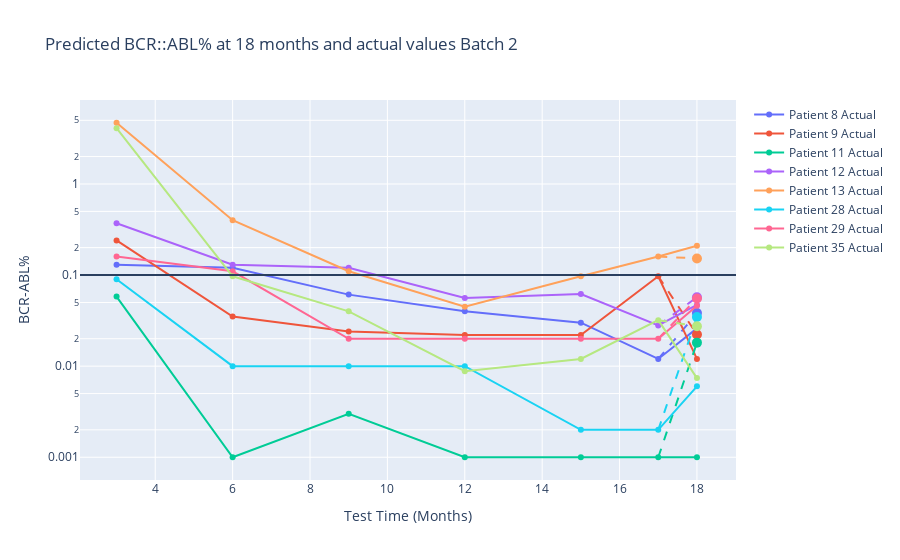

The notebook cell this image was saved under:
### Code cell
import plotly.graph_objects as go
import pandas as pd
import numpy as np
import plotly.express as px

colors = px.colors.qualitative.Plotly  
fig = go.Figure()

for idx, patient in enumerate(merged_data_2['patient_number'].unique()):
    patient_data = merged_data_2[merged_data_2['patient_number'] == patient]
    patient_color = colors[idx % len(colors)]  

    fig.add_trace(go.Scatter(
        x=patient_data['month'], y=patient_data['BCRABL'],
        mode='lines+markers', name=f'Patient {patient} Actual',
        line=dict(color=patient_color),  
        marker=dict(color=patient_color)  
    ))
    
    predicted_data = patient_data[patient_data['month'] == 18]
    if not predicted_data.empty:
        fig.add_trace(go.Scatter(
            x=[18], y=predicted_data['pred'],
            mode='markers', name=f'Patient {patient} Predicted',
            marker=dict(color=patient_color, size=10),  
            showlegend=False  
        ))
        
        before_pred = patient_data[patient_data['month'] < 18].tail(1)
        after_pred = patient_data[patient_data['month'] > 18].head(1)
        
        if not before_pred.empty:
            fig.add_trace(go.Scatter(
                x=[before_pred['month'].values[0], 18],
                y=[before_pred['BCRABL'].values[0], predicted_data['pred'].values[0]],
                mode='lines', line=dict(dash='dash', color=patient_color),
                showlegend=False  
            ))
        if not after_pred.empty:
            fig.add_trace(go.Scatter(
                x=[18, after_pred['month'].values[0]],
                y=[predicted_data['pred'].values[0], after_pred['BCRABL'].values[0]],
                mode='lines', line=dict(dash='dash', color=patient_color),
                showlegend=False  
            ))

fig.update_layout(
    title='Predicted BCR::ABL% at 18 months and actual values Batch 2',
    xaxis_title='Test Time (Months)',
    yaxis_title='BCR-ABL%',
    yaxis_type='log'  
)

fig.update_traces(connectgaps=True)

fig.add_hline(y=0.1)

fig.show()

### Figure 1 — Plotly figure (JSON) as saved in the notebook; plotly's stock layout.template omitted (floating-point values rounded to 4 significant figures)
{"data": [{"connectgaps": true, "line": {"color": "#636EFA"}, "marker": {"color": "#636EFA"}, "mode": "lines+markers", "name": "Patient 8 Actual", "type": "scatter", "x": [3, 6, 9, 12, 15, 17, 18], "y": [0.13, 0.12, 0.061, 0.04, 0.03, 0.012, 0.026]}, {"connectgaps": true, "marker": {"color": "#636EFA", "size": 10}, "mode": "markers", "name": "Patient 8 Predicted", "showlegend": false, "type": "scatter", "x": [18], "y": [0.03826]}, {"connectgaps": true, "line": {"color": "#636EFA", "dash": "dash"}, "mode": "lines", "showlegend": false, "type": "scatter", "x": [17, 18], "y": [0.012, 0.03826]}, {"connectgaps": true, "line": {"color": "#EF553B"}, "marker": {"color": "#EF553B"}, "mode": "lines+markers", "name": "Patient 9 Actual", "type": "scatter", "x": [3, 6, 9, 12, 15, 17, 18], "y": [0.24, 0.035, 0.024, 0.022, 0.022, 0.097, 0.012]}, {"connectgaps": true, "marker": {"color": "#EF553B", "size": 10}, "mode": "markers", "name": "Patient 9 Predicted", "showlegend": false, "type": "scatter", "x": [18], "y": [0.02228]}, {"connectgaps": true, "line": {"color": "#EF553B", "dash": "dash"}, "mode": "lines", "showlegend": false, "type": "scatter", "x": [17, 18], "y": [0.097, 0.02228]}, {"connectgaps": true, "line": {"color": "#00CC96"}, "marker": {"color": "#00CC96"}, "mode": "lines+markers", "name": "Patient 11 Actual", "type": "scatter", "x": [3, 6, 9, 12, 15, 17, 18], "y": [0.058, 0.001, 0.003, 0.001, 0.001, 0.001, 0.001]}, {"connectgaps": true, "marker": {"color": "#00CC96", "size": 10}, "mode": "markers", "name": "Patient 11 Predicted", "showlegend": false, "type": "scatter", "x": [18], "y": [0.01812]}, {"connectgaps": true, "line": {"color": "#00CC96", "dash": "dash"}, "mode": "lines", "showlegend": false, "type": "scatter", "x": [17, 18], "y": [0.001, 0.01812]}, {"connectgaps": true, "line": {"color": "#AB63FA"}, "marker": {"color": "#AB63FA"}, "mode": "lines+markers", "name": "Patient 12 Actual", "type": "scatter", "x": [3, 6, 9, 12, 15, 17, 18], "y": [0.37, 0.13, 0.12, 0.056, 0.062, 0.028, 0.047]}, {"connectgaps": true, "marker": {"color": "#AB63FA", "size": 10}, "mode": "markers", "name": "Patient 12 Predicted", "showlegend": false, "type": "scatter", "x": [18], "y": [0.05712]}, {"connectgaps": true, "line": {"color": "#AB63FA", "dash": "dash"}, "mode": "lines", "showlegend": false, "type": "scatter", "x": [17, 18], "y": [0.028, 0.05712]}, {"connectgaps": true, "line": {"color": "#FFA15A"}, "marker": {"color": "#FFA15A"}, "mode": "lines+markers", "name": "Patient 13 Actual", "type": "scatter", "x": [3, 6, 9, 12, 15, 17, 18], "y": [4.7, 0.4, 0.11, 0.045, 0.097, 0.16, 0.21]}, {"connectgaps": true, "marker": {"color": "#FFA15A", "size": 10}, "mode": "markers", "name": "Patient 13 Predicted", "showlegend": false, "type": "scatter", "x": [18], "y": [0.1521]}, {"connectgaps": true, "line": {"color": "#FFA15A", "dash": "dash"}, "mode": "lines", "showlegend": false, "type": "scatter", "x": [17, 18], "y": [0.16, 0.1521]}, {"connectgaps": true, "line": {"color": "#19D3F3"}, "marker": {"color": "#19D3F3"}, "mode": "lines+markers", "name": "Patient 28 Actual", "type": "scatter", "x": [3, 6, 9, 12, 15, 17, 18], "y": [0.09, 0.01, 0.01, 0.01, 0.002, 0.002, 0.006]}, {"connectgaps": true, "marker": {"color": "#19D3F3", "size": 10}, "mode": "markers", "name": "Patient 28 Predicted", "showlegend": false, "type": "scatter", "x": [18], "y": [0.03458]}, {"connectgaps": true, "line": {"color": "#19D3F3", "dash": "dash"}, "mode": "lines", "showlegend": false, "type": "scatter", "x": [17, 18], "y": [0.002, 0.03458]}, {"connectgaps": true, "line": {"color": "#FF6692"}, "marker": {"color": "#FF6692"}, "mode": "lines+markers", "name": "Patient 29 Actual", "type": "scatter", "x": [3, 6, 9, 12, 15, 17, 18], "y": [0.16, 0.11, 0.02, 0.02, 0.02, 0.02, 0.046]}, {"connectgaps": true, "marker": {"color": "#FF6692", "size": 10}, "mode": "markers", "name": "Patient 29 Predicted", "showlegend": false, "type": "scatter", "x": [18], "y": [0.05541]}, {"connectgaps": true, "line": {"color": "#FF6692", "dash": "dash"}, "mode": "lines", "showlegend": false, "type": "scatter", "x": [17, 18], "y": [0.02, 0.05541]}, {"connectgaps": true, "line": {"color": "#B6E880"}, "marker": {"color": "#B6E880"}, "mode": "lines+markers", "name": "Patient 35 Actual", "type": "scatter", "x": [3, 6, 9, 12, 15, 17, 18], "y": [4.1, 0.097, 0.04, 0.0088, 0.012, 0.032, 0.0074]}, {"connectgaps": true, "marker": {"color": "#B6E880", "size": 10}, "mode": "markers", "name": "Patient 35 Predicted", "showlegend": false, "type": "scatter", "x": [18], "y": [0.02742]}, {"connectgaps": true, "line": {"color": "#B6E880", "dash": "dash"}, "mode": "lines", "showlegend": false, "type": "scatter", "x": [17, 18], "y": [0.032, 0.02742]}], "layout": {"shapes": [{"type": "line", "x0": 0, "x1": 1, "xref": "x domain", "y0": 0.1, "y1": 0.1, "yref": "y"}], "title": {"text": "Predicted BCR::ABL% at 18 months and actual values Batch 2"}, "xaxis": {"title": {"text": "Test Time (Months)"}}, "yaxis": {"title": {"text": "BCR-ABL%"}, "type": "log"}}}
